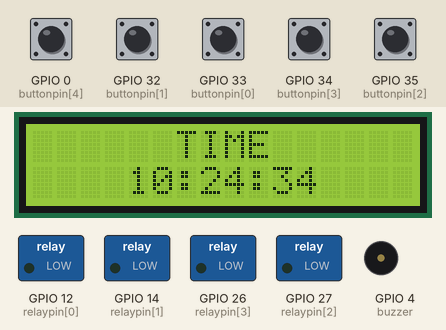
The program below on a simulated ESP32. On the bench: 16×2 character LCD, switched loads named in the program (green lamp = pin HIGH), buzzer (waves = sounding, pin HIGH). The inputs (shaded band) are chosen by the test bench; at power-on: GPIO 0 (buttonpin[4]), GPIO 32 (buttonpin[1]), GPIO 33 (buttonpin[0]), GPIO 34 (buttonpin[3]), GPIO 35 (buttonpin[2]) HIGH. WiFi joins after 1.5 s; servers stay silent unless stated; the local clock reads 2024-03-15 10:24:30 at power-on unless the program sets it; EEPROM starts erased; what the program prints to the serial monitor is not drawn.

Above: at 4.3 s.
4.4 s: GPIO 0 (buttonpin[4]) pulled LOW for 0.15 s
At 6.3 s:
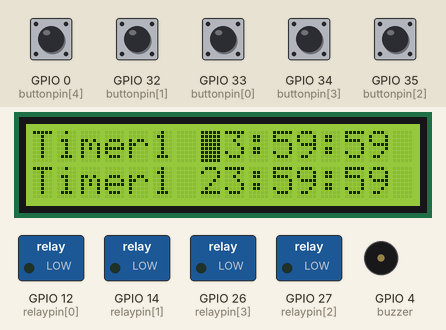
6.6 s: GPIO 33 (buttonpin[0]) pulled LOW for 0.15 s
At 7.8 s:
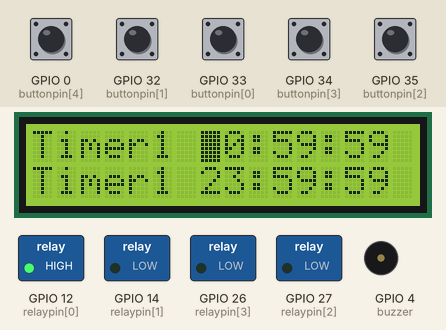
8.6 s: GPIO 34 (buttonpin[3]) pulled LOW for 0.15 s
At 9.9 s:
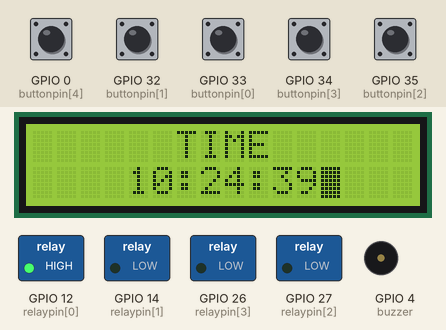
11.7 s: GPIO 0 (buttonpin[4]) pulled LOW for 1 s
At 13.6 s:
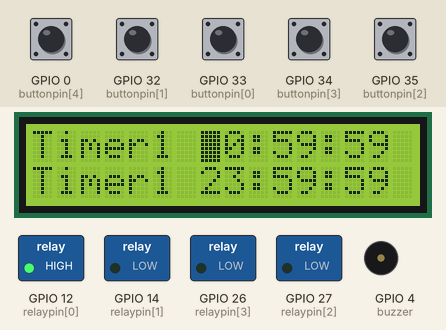
14.6 s: GPIO 32 (buttonpin[1]) pulled LOW for 0.15 s
At 16.3 s:
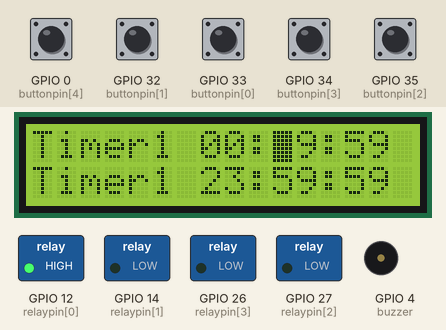
16.6 s: GPIO 35 (buttonpin[2]) pulled LOW for 0.15 s
Timing chart, 0 to 19.6 s (numbered marks = the images above; inputs shaded):
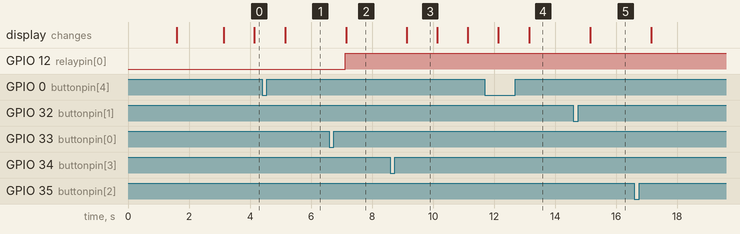

The program:

main.cpp
```cpp
/*
@date: 071125
@Version: v1.0
@feature:
    Display time using RTC DS1307 and sync time using NTP get time from internet. set timer for 4 Relay automatics on and off.
    To connect to wifi press and hold boot button in 5s esp create wifi with name "ESP_TIMER" and password is "12345678".
    use smartphone connect to this wifi and it phone is automatics popup website or not user can access to 192.168.4.1 by any web browser.
    on this website user can choose any wifi esp32 can reached (2.4Ghz WiFi only). after enter main WiFi and password the timer is going to
    main screen show time. to edit timer short-press boot button to jump into editing timer menu. using "+" and "-" to increase/ decrease H/M/S
    and use "next" to switch beetwen H/M/S short-press boot button one more time to switched beetwen timer1, timer2, timer3, timer4.
    finally user press "exit" to back to main screen.
    to config Wifi again or remote Wifi data press and hold boot button in 5s to enter website and chosse "info", at bottom of website have
    button called "REMOVED WIFI INFOR".
*/

#include <Arduino.h>
#include <Wire.h>
#include <WiFi.h>
#include <time.h>
#include <EEPROM.h>
#include <RTClib.h>
#include <WiFiManager.h>
#include <LiquidCrystal_I2C.h>

// --- Khai báo IO ---
const int relaypin[4] = {12, 14, 27, 26};
const int buttonpin[5] = {33, 32, 35, 34, 0}; // + / next / - / exit / BOOT
const int buzzer = 4;

// --- Thời gian 4 bộ timer ---
int ontime[4][3] = {{0, 0, 0}, {0, 0, 0}, {0, 0, 0}, {0, 0, 0}};
int offtime[4][3] = {{0, 0, 0}, {0, 0, 0}, {0, 0, 0}, {0, 0, 0}};

// --- Timer chính ---
unsigned long previousMillis = 0;
unsigned long Maininterval = 1000;
unsigned long menupreviousMillis = 0;
unsigned long menuinterval = 30000;

// --- NTP ---
const char *ntpServer = "pool.ntp.org";
const long gmtOffset_sec = 7 * 3600;
const int daylightOffset_sec = 0;

// --- WiFi configuration ---
const char *ssid = "ESP_TIMER";
const char *password = "12345678";

// --- Menu chỉnh sửa ---
enum MenuState
{
  MENU_NONE,
  MENU_TIMER_EDIT,
  MENU_WIFI_CONFIG
};
MenuState menuState = MENU_NONE;
int editState = 0;
int currentTimer = 0;

// --- LCD, RTC, WiFi ---
LiquidCrystal_I2C lcd(0x27, 16, 2);
RTC_DS1307 rtc;
WiFiManager wm;

// Biến thời gian và chống dội nút nhấn
unsigned long lastButtonUpTime = 0;
unsigned long lastButtonDownTime = 0;
unsigned long lastButtonNextTime = 0;
unsigned long lastButtonExit = 0;
const unsigned long buttonDelay = 200;

// --- Nguyên mẫu ---
void checkBootButton();
void editTimer();
void loadeeprom();
void saveeeprom();
void checktime();
void relay();
void display();

void setup()
{
  Serial.begin(115200);
  Wire.begin(21, 22);

  lcd.init();
  lcd.backlight();
  lcd.clear();
  lcd.setCursor(0, 0);
  lcd.print("Connecting WiFi...");

  bool res = wm.autoConnect(ssid, password);
  if (!res)
  {
    lcd.clear();
    String WIFIstr = "WiFi Failed!";
    int colTime = (16 - WIFIstr.length()) / 2;
    lcd.setCursor(colTime, 0);
    lcd.print(WIFIstr);

    String ESPstr = "ESP Restarting...";
    int colESPstr = (16 - ESPstr.length()) / 2;
    lcd.setCursor(colESPstr, 1);
    lcd.print(ESPstr);
    delay(1000);
    ESP.restart();
  }
  else
  {
    lcd.clear();
    String WIFIstr = "WiFi OK";
    int colTime = (16 - WIFIstr.length()) / 2;
    lcd.setCursor(colTime, 0);
    lcd.print(WIFIstr);

    char IPstr[9];
    sprintf(IPstr, "%s", WiFi.localIP());
    int colClock = (16 - strlen(IPstr)) / 2;
    lcd.setCursor(colClock, 1);
    lcd.print(IPstr);
    delay(1500);
  }

  // --- NTP ---
  configTime(gmtOffset_sec, daylightOffset_sec, ntpServer);

  // --- RTC ---
  if (!rtc.begin())
  {
    Serial.println("Không tìm thấy DS1307!");
    while (1)
      delay(10);
  }
  struct tm timeinfo;
  if (getLocalTime(&timeinfo))
  {
    rtc.adjust(DateTime(timeinfo.tm_year + 1900, timeinfo.tm_mon + 1, timeinfo.tm_mday,
                        timeinfo.tm_hour, timeinfo.tm_min, timeinfo.tm_sec));
    lcd.clear();
    lcd.print("Time synced!");
    Serial.println("Đã đồng bộ NTP!");
  }
  else
  {
    lcd.clear();
    lcd.print("Sync NTP fail!");
    Serial.println("Không thể lấy thời gian NTP!");
  }

  // --- EEPROM ---
  EEPROM.begin(128);
  loadeeprom();

  // --- Relay và nút ---
  for (int i = 0; i < 4; i++)
  {
    pinMode(relaypin[i], OUTPUT);
    digitalWrite(relaypin[i], LOW);
  }
  for (int i = 0; i < 5; i++)
  {
    pinMode(buttonpin[i], INPUT_PULLUP);
  }
  pinMode(buzzer, OUTPUT);
  digitalWrite(buzzer, LOW);
}

void loop()
{
  unsigned long now = millis();

  if (now - previousMillis >= Maininterval)
  {
    previousMillis = now;
    checktime();
    relay();
    display();
  }
  if (millis() - menupreviousMillis >= menuinterval)
  {
    menuState = MENU_NONE;
  }

  checkBootButton();
  editTimer();

  if (menuState == MENU_WIFI_CONFIG)
  {
    lcd.clear();
    lcd.print("WiFi Config Mode");
    delay(500);
    wm.startConfigPortal(ssid, password);
    ESP.restart();
  }
}

// ==============================
//        HÀM PHỤ
// ==============================

void checkBootButton()
{
  bool state = (digitalRead(buttonpin[4]) == LOW);
  static bool bootPressed = false;
  static unsigned long bootPressTime = 0;

  if (state && !bootPressed)
  {
    bootPressed = true;
    bootPressTime = millis();
    menupreviousMillis = millis();
  }

  if (!state && bootPressed)
  {
    bootPressed = false;
    unsigned long duration = millis() - bootPressTime;
    // giữ 5s → WiFi config
    if (duration >= 5000)
    {
      menuState = MENU_WIFI_CONFIG;
    }
    else
    {
      // nhấn ngắn → bật chế độ chỉnh timer hoặc chuyển timer
      if (menuState != MENU_TIMER_EDIT)
      {
        menuState = MENU_TIMER_EDIT;
        menupreviousMillis = millis();
        currentTimer = 0;
        editState = 0;
      }
      else
      {
        currentTimer = (currentTimer + 1) % 4;
        editState = 0;
      }
    }
  }
}

void editTimer()
{
  if (menuState != MENU_TIMER_EDIT)
    return;

  int *targetArray = (editState <= 2) ? ontime[currentTimer] : offtime[currentTimer];
  int pos = editState % 3;
  unsigned long now = millis();

  // Tăng
  if (digitalRead(buttonpin[0]) == LOW && now - lastButtonUpTime > buttonDelay)
  {
    targetArray[pos] = (targetArray[pos] + 1) % ((pos == 0) ? 24 : 60);
    lastButtonUpTime = now;
    menupreviousMillis = millis();
  }

  // Giảm
  if (digitalRead(buttonpin[2]) == LOW && now - lastButtonDownTime > buttonDelay)
  {
    targetArray[pos] = (targetArray[pos] - 1 + ((pos == 0) ? 24 : 60)) % ((pos == 0) ? 24 : 60);
    lastButtonDownTime = now;
    menupreviousMillis = millis();
  }

  // Nhảy đơn vị tiếp theo
  if (digitalRead(buttonpin[1]) == LOW && now - lastButtonNextTime > buttonDelay)
  {
    editState++;
    if (editState == 3)
      editState = 3;
    if (editState > 5)
      editState = 0;
    lastButtonNextTime = now;
    saveeeprom(); // lưu vào eeprom
    menupreviousMillis = millis();
  }
  // thoát menu
  if (digitalRead(buttonpin[3]) == LOW && now - lastButtonExit > buttonDelay)
  {
    // nếu nhấn nút back thì quay về màn hình chính
    menuState = MENU_NONE;
  }
}

void loadeeprom()
{
  int addr = 0;
  for (int i = 0; i < 4; i++)
  {
    for (int j = 0; j < 3; j++)
    {
      ontime[i][j] = EEPROM.read(addr++);
      offtime[i][j] = EEPROM.read(addr++);
      // Đảm bảo thời gian hợp lệ
      if (ontime[i][0] > 23)
        ontime[i][0] = 23;
      if (ontime[i][1] > 59)
        ontime[i][1] = 59;
      if (ontime[i][2] > 59)
        ontime[i][2] = 59;
      if (offtime[i][0] > 23)
        offtime[i][0] = 23;
      if (offtime[i][1] > 59)
        offtime[i][1] = 59;
      if (offtime[i][2] > 59)
        offtime[i][2] = 59;
    }
  }
}

void saveeeprom()
{
  int addr = 0;
  for (int i = 0; i < 4; i++)
  {
    for (int j = 0; j < 3; j++)
    {
      EEPROM.write(addr++, ontime[i][j]);
      EEPROM.write(addr++, offtime[i][j]);
    }
  }
  EEPROM.commit();
}

void checktime()
{
  DateTime now = rtc.now();
  int curH = now.hour();
  int curM = now.minute();
  int curS = now.second();

  // Kiểm tra từng relay
  for (int i = 0; i < 4; i++)
  {
    bool onFlag = false;

    // So sánh thời gian hiện tại với ontime[i] và offtime[i]
    int tonH = ontime[i][0], tonM = ontime[i][1], tonS = ontime[i][2];
    int toffH = offtime[i][0], toffM = offtime[i][1], toffS = offtime[i][2];

    // Nếu thời gian on < off (trong cùng ngày)
    if ((curH > tonH || (curH == tonH && curM > tonM) || (curH == tonH && curM == tonM && curS >= tonS)) &&
        (curH < toffH || (curH == toffH && curM < toffM) || (curH == toffH && curM == toffM && curS < toffS)))
    {
      onFlag = true;
    }

    // Nếu thời gian on > off (qua đêm)
    if ((tonH > toffH) || (tonH == toffH && tonM > toffM) || (tonH == toffH && tonM == toffM && tonS > toffS))
    {
      if ((curH > tonH || (curH == tonH && curM > tonM) || (curH == tonH && curM == tonM && curS >= tonS)) ||
          (curH < toffH || (curH == toffH && curM < toffM) || (curH == toffH && curM == toffM && curS < toffS)))
      {
        onFlag = true;
      }
    }

    // Lưu trạng thái bật relay
    digitalWrite(relaypin[i], onFlag ? HIGH : LOW);
  }
}

void relay()
{
  // Nếu muốn tách riêng, có thể dùng relay() để hiển thị trạng thái
  for (int i = 0; i < 4; i++)
  {
    bool state = digitalRead(relaypin[i]);
    Serial.printf("Relay%d: %s\n", i + 1, state ? "ON" : "OFF");
  }
}

void display()
{
  DateTime now = rtc.now();

  lcd.clear();

  if (menuState == MENU_NONE)
  {
    // --- String căn giữa cho Chữ Time ở dòng 1
    String timeStr = "TIME";
    int colTime = (16 - timeStr.length()) / 2;
    lcd.setCursor(colTime, 0);
    lcd.print(timeStr);

    // --- String căn giữa cho giá trị thời gian ở dòng 2
    char clockStr[9];
    sprintf(clockStr, "%02d:%02d:%02d", now.hour(), now.minute(), now.second());
    int colClock = (16 - strlen(clockStr)) / 2;
    lcd.setCursor(colClock, 1);
    lcd.print(clockStr);
  }
  else if (menuState == MENU_TIMER_EDIT)
  {
    // --- Hiển thị Ton ---
    lcd.setCursor(0, 0);
    lcd.printf("Timer%d %02d:%02d:%02d", currentTimer + 1,
               ontime[currentTimer][0], ontime[currentTimer][1], ontime[currentTimer][2]);
    // --- Hiển thị Toff ---
    lcd.setCursor(0, 1);
    lcd.printf("Timer%d %02d:%02d:%02d", currentTimer + 1,
               offtime[currentTimer][0], offtime[currentTimer][1], offtime[currentTimer][2]);

    // --- Tính vị trí highlight ---
    int row = (editState <= 2) ? 0 : 1;
    int pos = editState % 3;
    int startCol = 7;
    if (row == 1)
      startCol = 7;

    int cursorCol = startCol + pos * 3;

    // --- Highlight bằng custom char block (invert màu) ---
    lcd.setCursor(cursorCol, row);
    lcd.blink();
  }
}
```

Measured:
- after the input at 4.4 s, the display: changes after 0.75 s (image 1)
- after the input at 6.6 s, GPIO 12 (relaypin[0]): LOW → HIGH after 0.52 s; the display: changes after 0.55 s (image 2)
- after the input at 8.6 s, the display: changes after 0.53 s (image 3)
- after the input at 11.7 s, the display: first differs from a run without the input after 1.5 s (image 4)
- after the input at 14.6 s, the display: changes after 0.55 s (image 5)
- what the display in image 3 shows lasts 1.0 s, from 9.1 s to 10.1 s
